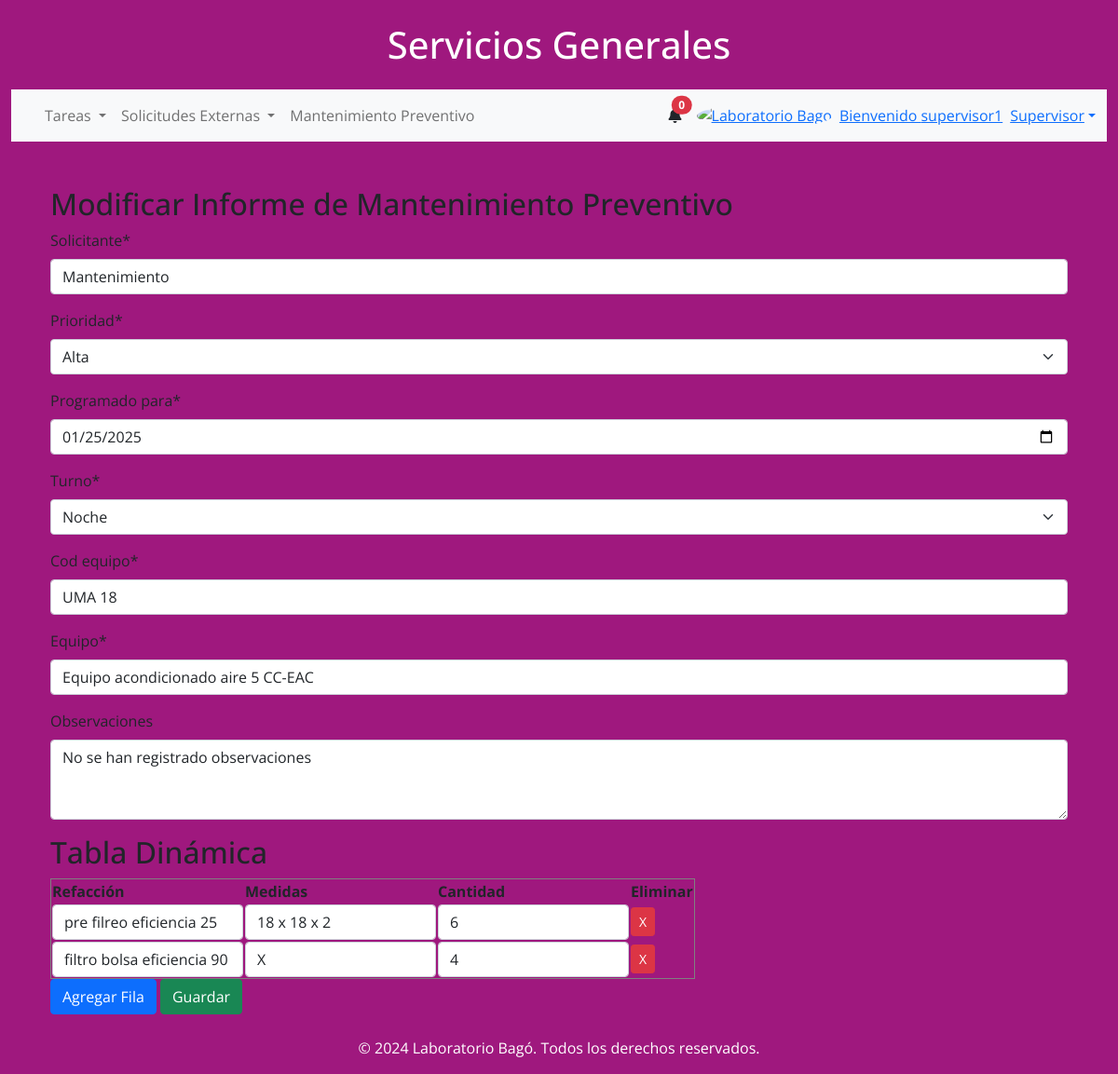
/mant_preventivo/modificar/1/ (signed in), run on the app's committed database.
### mant_preventivo/models.py (models this page shows)
class MantenimientoPreventivo(models.Model):
    tarea_mantenimiento = models.OneToOneField('TareaMantenimiento', on_delete=models.CASCADE, related_name='informe_mantenimiento', blank=True, null=True)
    tipo_ot = models.CharField(max_length=30, blank=False, null=True)
    asignado_a = models.ForeignKey(User, on_delete=models.CASCADE, related_name='asignado_mantenimiento', blank=True, null=True)
    solicitante = models.CharField(max_length=300, blank=False, null=True)
    prioridad = models.CharField(max_length=50, choices=[('Alta', 'Alta'), ('Media', 'Media'), ('Baja', 'Baja')])
    programado_para = models.DateField(max_length=50, blank=False, null=True)
    turno = models.CharField(max_length=50, choices=[('Dia', 'Dia'), ('Noche', 'Noche')])
    descripcion_trabajo = models.TextField( blank=False, null=True)
    cod_equipo = models.CharField(max_length=50, blank=False, null=True)
    equipo = models.CharField(max_length=50, blank=False, null=True)
    observaciones = models.TextField(blank=True, null=True, default='No se han registrado observaciones')
    realizado_por = models.CharField(max_length=30, blank=True, null=True)
    supervisor = models.ForeignKey(User, on_delete=models.SET_NULL, null=True, related_name='supervisado_por', blank=True)
    fecha = models.DateTimeField(auto_now_add=True)
    ultima_modificacion = models.DateTimeField(auto_now=True)
    tabla_dinamica = models.JSONField(default=list)

### mant_preventivo/views.py (the view)
# urls.py: path('modificar/<int:pk>/', modificar_informe, name='modificar_informe'),
@login_required
@group_required('Supervisor')
def modificar_informe(request, pk):
    informe = get_object_or_404(MantenimientoPreventivo, pk=pk)
    if request.method == 'POST':
        form = MantenimientoForm(request.POST, instance=informe)
        tabla_dinamica = []
        total_filas = int(request.POST.get('tabla_dinamica_total', 0))
        for i in range(total_filas):
            refaccion = request.POST.get(f'tabla-{i}-refacción')
            medidas = request.POST.get(f'tabla-{i}-medidas')
            cantidad = request.POST.get(f'tabla-{i}-cantidad')
            if refaccion and medidas and cantidad:
                tabla_dinamica.append({
                    'refacción': refaccion,
                    'medidas': medidas,
                    'cantidad': cantidad,
                })
        if form.is_valid():
            informe = form.save(commit=False)
            informe.tabla_dinamica = tabla_dinamica  # Guarda la tabla como JSON
            informe.save()
            sweetify.sweetalert(request, icon='success', persistent='Ok', title='Informe modificado', text='Informe modificado correctamente')
            return redirect('lista_mantenimiento')
        else:
            sweetify.error(request, 'Error', text='error en los campos.')
    else:
        initial_data = {
            'programado_para': informe.programado_para.strftime('%Y-%m-%d') if informe.programado_para else None
        }
        form = MantenimientoForm(instance=informe, initial=initial_data)
    return render(request, 'modificar_informe.html', {
        'form': form,
        'informe': informe,
    })

### mant_preventivo/forms.py
class MantenimientoForm(forms.ModelForm):
    programado_para = forms.DateField(
        widget=forms.DateInput(attrs={'class': 'form-control', 'type': 'date'}),
        required=True
    )
    class Meta:
        model = MantenimientoPreventivo
        fields = ['solicitante', 'prioridad', 'programado_para', 'turno', 'cod_equipo', 'equipo', 'observaciones']
        widgets = {
            'programado_para': forms.DateInput(attrs={'class': 'form-control', 'type': 'date'}),
            'observaciones': forms.Textarea(attrs={'class': 'form-control', 'rows': 3}),
        }

### app/context_processors.py (called while the page is built)
def user_groups(request):
    if request.user.is_authenticated:
        username = request.user.username
        grupos = request.user.groups.values_list('name', flat=True)
    else:
        username = None
        grupos = []
    return {
        'username': username,
        'grupos': grupos,
    }

def notificaciones(request):
    if request.user.is_authenticated:
        notificaciones = Notificacion.objects.filter(usuario=request.user, leido=False).order_by('-creado_en')[:3]
    else:
        notificaciones = []
    return {'notificaciones': notificaciones}

### mant_preventivo/views.py (called while the page is built)
def group_required(*group_names):
    def in_groups(u):
        return u.is_authenticated and bool(u.groups.filter(name__in=group_names))
    return user_passes_test(in_groups)

### mant_preventivo/templates/modificar_informe.html (shortened to what this page needs)
{% extends "app/base.html" %}
{% load crispy_forms_tags %}
{% block content %}
<div class="container mt-5">
    <h2>Modificar Informe de Mantenimiento Preventivo</h2>
    <form method="post">
        {{ form|crispy }}
        <h2>Tabla Dinámica</h2>
        <table border="1" id="tabla-dinamica">
            <thead>
                <tr>
                    <th>Refacción</th>
                    <th>Medidas</th>
                    <th>Cantidad</th>
                    <th>Eliminar</th>
                </tr>
            </thead>
            <tbody>
                {% for fila in informe.tabla_dinamica %}
                <tr>
                    <td><input type="text" name="tabla-{{ forloop.counter0 }}-refacción" class="form-control" value="{{ fila.refacción }}"></td>
                    <td><input type="text" name="tabla-{{ forloop.counter0 }}-medidas" class="form-control" value="{{ fila.medidas }}"></td>
                    <td><input type="number" name="tabla-{{ forloop.counter0 }}-cantidad" class="form-control" value="{{ fila.cantidad }}"></td>
                    <td><button type="button" class="btn btn-danger btn-sm remove-row">X</button></td>
                </tr>
                {% endfor %}
            </tbody>
        </table>
        <button type="button" id="add-row" class="btn btn-primary">Agregar Fila</button>
        <button type="submit" class="btn btn-success">Guardar</button>
    </form>
</div>
{% endblock %}

### app/templates/app/base.html (shortened to what this page needs)
{% load static %}
<!DOCTYPE html>
<html lang="es">
    <head>
        <link
          href="https://cdnjs.cloudflare.com/ajax/libs/font-awesome/6.0.0/css/all.min.css"
          rel="stylesheet"
        />
        <link href="https://cdn.jsdelivr.net/npm/bootstrap@5.0.2/dist/css/bootstrap.min.css" rel="stylesheet">
        <link rel="stylesheet" href="https://cdnjs.cloudflare.com/ajax/libs/toastr.js/latest/toastr.min.css">
        <link
          href="{% static 'css/style.css' %}"
          rel="stylesheet"
        />
    </head>
<body class="Body-base" style="font-family: 'Open Sans', sans-serif;">
    <div class="container-fluid">
    <header class="text-center my-4">
        <h1>Servicios Generales</h1>
    </header>
    <nav class="navbar navbar-expand-lg navbar-light bg-light">
        <div class="container-fluid">
            {% if user.is_authenticated %}
            <div class="collapse navbar-collapse" id="navbarSupportedContent">
                <ul class="navbar-nav me-auto mb-2 mb-lg-0">
                    {% if 'Supervisor' in grupos or 'Operario' in grupos or 'Técnico' in grupos %}
                    <li class="nav-item dropdown">
                        <a class="nav-link dropdown-toggle" href="#" id="tareasDropdown" role="button"
                           data-bs-toggle="dropdown" aria-expanded="false">
                            Tareas
                        </a>
                    </li>
                    {% endif %}
                    {% if 'Supervisor' in grupos or 'Operario' in grupos or 'Externo' in grupos %}
                    <li class="nav-item dropdown">
                        <a class="nav-link dropdown-toggle" href="#" id="solicitudesDropdown" role="button"
                           data-bs-toggle="dropdown" aria-expanded="false">
                            Solicitudes Externas
                        </a>
                    </li>
                    {% endif %}
                    {% if 'Supervisor' in grupos or 'Técnico' in grupos or 'Externo' in grupos %}
                    <li class="nav-item">
                        <a class="nav-link" href="{% url 'lista_mantenimiento' %}">Mantenimiento Preventivo</a>
                    </li>
                    {% endif %}
                </ul>
            </div>
            <div class="d-flex align-items-center">
                <div class="dropdown">
                    <a
                        class="text-reset me-3 position-relative"
                        id="navbarDropdownMenuLink"
                        role="button"
                        data-bs-toggle="dropdown"
                        aria-expanded="false"
                        aria-label="Notifications"
                    >
                        <i class="fas fa-bell" aria-hidden="true"></i>
                        <span class="position-absolute top-0 start-100 translate-middle badge rounded-pill bg-danger">
                            {{ notificaciones|length }}
                        </span>
                    </a>
                </div>
            </div>
                <div class="dropdown">
                    <a
                        class="dropdown-toggle d-flex align-items-center"
                        href="#"
                        id="navbarDropdownMenuAvatar"
                        role="button"
                        data-bs-toggle="dropdown"
                        aria-expanded="false"
                    >
                        <img
                            src="https://bagochile.cl/wp-content/uploads/2023/05/cropped-SIMBOLO-LOGO-BAGO-OFF.jpg"
                            class="rounded-circle"
                            height="25"
                            alt="Laboratorio Bago"
                            loading="lazy"
                        />
                        {% if username %}
                        <span class="ms-2">Bienvenido {{ username }}</span>
                        {% if user.is_superuser %}
                            <span class="ms-2">Admin</span>
                        {% else %}
                            {% if grupos %}
                                {% for grupo in grupos %}
                                    <span class="ms-2">{{ grupo }}</span>
                                {% endfor %}
                            {% else %}
                                <span class="ms-2">Sin Rol Asignado</span>
                            {% endif %}
                        {% endif %}
                    {% endif %}
                    </a>
                </div>
                {% else %}
                <div>
                    <a href="{% url 'login' %}" class="btn btn-outline btn-rounded">Login</a>
                    <a href="{% url 'registro' %}" class="btn btn-outline btn-rounded">Registrarse</a>
                </div>
                {% endif %}
            </div>
        </div>
    <div class="container my-4">
        {% block content %}{% endblock content %}
    </div>
    <footer class="text-center mt-4">
        <p>&copy; 2024 Laboratorio Bagó. Todos los derechos reservados.</p>
    </footer>
{% load sweetify %}
</body>
</html>

### app/static/css/style.css (style rules this page uses)
.Body-base { background-color: #9f187e; }
header { color: white !important; }
footer { color: white !important; }

### data on the page
MantenimientoPreventivo: solicitante "Mantenimiento", prioridad "Alta", programado_para "01/25/2025", turno "Noche", cod_equipo "UMA 18", equipo "Equipo acondicionado aire 5 CC-EAC", observaciones "No se han registrado observaciones"

### other printed values
{{ notificaciones|length }} "0"
{{ username }} "supervisor1"
{{ grupo }} "Supervisor"
